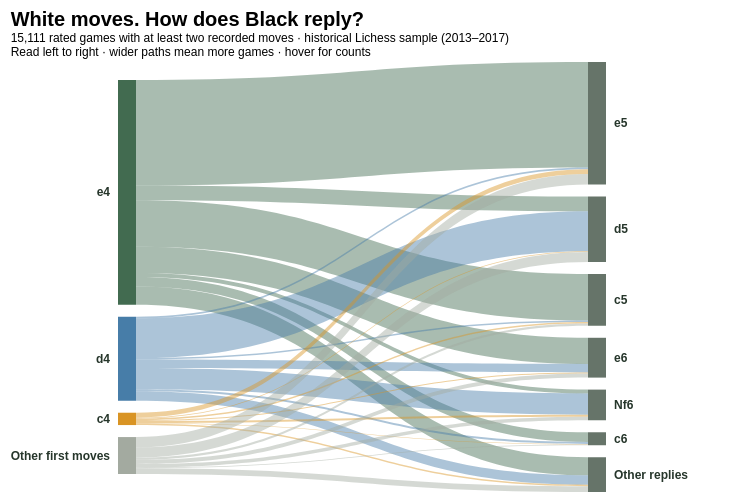

Express this chart as Vega-Lite.
### Vega specification from a JSON file in a GitHub repository (floating-point values rounded to 4 significant figures)
{"$schema": "https://vega.github.io/schema/vega/v5.json", "width": 720, "height": 430, "padding": 10, "title": {"text": "White moves. How does Black reply?", "subtitle": ["15,111 rated games with at least two recorded moves · historical Lichess sample (2013–2017)", "Read left to right · wider paths mean more games · hover for counts"], "anchor": "start", "fontSize": 20, "subtitleFontSize": 12}, "data": [{"name": "links", "values": [{"white": "e4", "black": "e5", "count": 4454, "share": 0.2948, "path": "M118,18.0 C344,18.0 344,0.0 570,0.0 L570,105.5212758917345 C344,105.5212758917345 344,123.5212758917345 118,123.5212758917345 Z"}, {"white": "e4", "black": "d5", "count": 624, "share": 0.04129, "path": "M118,123.5212758917345 C344,123.5212758917345 344,134.55535702468399 570,134.55535702468399 L570,149.33875984382237 C344,149.33875984382237 344,138.30467871087288 118,138.30467871087288 Z"}, {"white": "e4", "black": "c5", "count": 1963, "share": 0.1299, "path": "M118,138.30467871087288 C344,138.30467871087288 344,212.06194163192373 570,212.06194163192373 L570,258.5680630004632 C344,258.5680630004632 344,184.81080007941236 118,184.81080007941236 Z"}, {"white": "e4", "black": "e6", "count": 1107, "share": 0.07326, "path": "M118,184.81080007941236 C344,184.81080007941236 344,275.78016014823635 570,275.78016014823635 L570,302.00648534180397 C344,302.00648534180397 344,211.03712527297995 118,211.03712527297995 Z"}, {"white": "e4", "black": "Nf6", "count": 162, "share": 0.01072, "path": "M118,211.03712527297995 C344,211.03712527297995 344,327.6053206273575 570,327.6053206273575 L570,331.44331943617226 C344,331.44331943617226 344,214.87512408179472 118,214.87512408179472 Z"}, {"white": "e4", "black": "c6", "count": 411, "share": 0.0272, "path": "M118,214.87512408179472 C344,214.87512408179472 344,370.2619283965323 570,370.2619283965323 L570,379.9990735225994 C344,379.9990735225994 344,224.61226920786183 118,224.61226920786183 Z"}, {"white": "e4", "black": "Other replies", "count": 761, "share": 0.05036, "path": "M118,224.61226920786183 C344,224.61226920786183 344,395.2447885646218 570,395.2447885646218 L570,413.2739064257825 C344,413.2739064257825 344,242.64138706902258 118,242.64138706902258 Z"}, {"white": "d4", "black": "e5", "count": 70, "share": 0.004632, "path": "M118,254.64138706902256 C344,254.64138706902256 344,105.5212758917345 570,105.5212758917345 L570,107.17967043875323 C344,107.17967043875323 344,256.2997816160413 118,256.2997816160413 Z"}, {"white": "d4", "black": "d5", "count": 1680, "share": 0.1112, "path": "M118,256.2997816160413 C344,256.2997816160413 344,149.33875984382237 570,149.33875984382237 L570,189.14022897227184 C344,189.14022897227184 344,296.10125074449076 118,296.10125074449076 Z"}, {"white": "d4", "black": "c5", "count": 64, "share": 0.004235, "path": "M118,296.10125074449076 C344,296.10125074449076 344,258.5680630004632 570,258.5680630004632 L570,260.0843094434518 C344,260.0843094434518 344,297.61749718747933 118,297.61749718747933 Z"}, {"white": "d4", "black": "e6", "count": 357, "share": 0.02363, "path": "M118,297.61749718747933 C344,297.61749718747933 344,302.00648534180397 570,302.00648534180397 L570,310.46429753159947 C344,310.46429753159947 344,306.07530937727483 118,306.07530937727483 Z"}, {"white": "d4", "black": "Nf6", "count": 898, "share": 0.05943, "path": "M118,306.07530937727483 C344,306.07530937727483 344,331.44331943617226 570,331.44331943617226 L570,352.71815233935536 C344,352.71815233935536 344,327.35014228045793 118,327.35014228045793 Z"}, {"white": "d4", "black": "c6", "count": 83, "share": 0.005493, "path": "M118,327.35014228045793 C344,327.35014228045793 344,379.9990735225994 570,379.9990735225994 L570,381.9654556283502 C344,381.9654556283502 344,329.3165243862087 118,329.3165243862087 Z"}, {"white": "d4", "black": "Other replies", "count": 397, "share": 0.02627, "path": "M118,329.3165243862087 C344,329.3165243862087 344,413.2739064257825 570,413.2739064257825 L570,422.67937264244586 C344,422.67937264244586 344,338.72199060287204 118,338.72199060287204 Z"}, {"white": "c4", "black": "e5", "count": 206, "share": 0.01363, "path": "M118,350.7219906028721 C344,350.7219906028721 344,107.17967043875323 570,107.17967043875323 L570,112.06008867712264 C344,112.06008867712264 344,355.60240884124147 118,355.60240884124147 Z"}, {"white": "c4", "black": "d5", "count": 40, "share": 0.002647, "path": "M118,355.60240884124147 C344,355.60240884124147 344,189.14022897227184 570,189.14022897227184 L570,190.08788299913968 C344,190.08788299913968 344,356.5500628681093 118,356.5500628681093 Z"}, {"white": "c4", "black": "c5", "count": 60, "share": 0.003971, "path": "M118,356.5500628681093 C344,356.5500628681093 344,260.0843094434518 570,260.0843094434518 L570,261.5057904837536 C344,261.5057904837536 344,357.9715439084111 118,357.9715439084111 Z"}, {"white": "c4", "black": "e6", "count": 40, "share": 0.002647, "path": "M118,357.9715439084111 C344,357.9715439084111 344,310.46429753159947 570,310.46429753159947 L570,311.4119515584673 C344,311.4119515584673 344,358.91919793527893 118,358.91919793527893 Z"}, {"white": "c4", "black": "Nf6", "count": 87, "share": 0.005757, "path": "M118,358.91919793527893 C344,358.91919793527893 344,352.71815233935536 570,352.71815233935536 L570,354.7792998477929 C344,354.7792998477929 344,360.9803454437165 118,360.9803454437165 Z"}, {"white": "c4", "black": "c6", "count": 25, "share": 0.001654, "path": "M118,360.9803454437165 C344,360.9803454437165 344,381.9654556283502 570,381.9654556283502 L570,382.55773939514256 C344,382.55773939514256 344,361.57262921050886 118,361.57262921050886 Z"}, {"white": "c4", "black": "Other replies", "count": 63, "share": 0.004169, "path": "M118,361.57262921050886 C344,361.57262921050886 344,422.67937264244586 570,422.67937264244586 L570,424.17192773476273 C344,424.17192773476273 344,363.06518430282574 118,363.06518430282574 Z"}, {"white": "Other first moves", "black": "e5", "count": 443, "share": 0.02932, "path": "M118,375.0651843028258 C344,375.0651843028258 344,112.06008867712264 570,112.06008867712264 L570,122.55535702468401 C344,122.55535702468401 344,385.56045265038716 118,385.56045265038716 Z"}, {"white": "Other first moves", "black": "d5", "count": 421, "share": 0.02786, "path": "M118,385.56045265038716 C344,385.56045265038716 344,190.08788299913968 570,190.08788299913968 L570,200.06194163192373 C344,200.06194163192373 344,395.53451128317124 118,395.53451128317124 Z"}, {"white": "Other first moves", "black": "c5", "count": 96, "share": 0.006353, "path": "M118,395.53451128317124 C344,395.53451128317124 344,261.5057904837536 570,261.5057904837536 L570,263.7801601482364 C344,263.7801601482364 344,397.8088809476541 118,397.8088809476541 Z"}, {"white": "Other first moves", "black": "e6", "count": 177, "share": 0.01171, "path": "M118,397.8088809476541 C344,397.8088809476541 344,311.4119515584673 570,311.4119515584673 L570,315.6053206273575 C344,315.6053206273575 344,402.0022500165443 118,402.0022500165443 Z"}, {"white": "Other first moves", "black": "Nf6", "count": 147, "share": 0.009728, "path": "M118,402.0022500165443 C344,402.0022500165443 344,354.7792998477929 570,354.7792998477929 L570,358.26192839653226 C344,358.26192839653226 344,405.4848785652836 118,405.4848785652836 Z"}, {"white": "Other first moves", "black": "c6", "count": 29, "share": 0.001919, "path": "M118,405.4848785652836 C344,405.4848785652836 344,382.55773939514256 570,382.55773939514256 L570,383.24478856462173 C344,383.24478856462173 344,406.1719277347628 118,406.1719277347628 Z"}, {"white": "Other first moves", "black": "Other replies", "count": 246, "share": 0.01628, "path": "M118,406.1719277347628 C344,406.1719277347628 344,424.17192773476273 570,424.17192773476273 L570,430.0 C344,430.0 344,412.00000000000006 118,412.00000000000006 Z"}]}, {"name": "nodes", "values": [{"side": "White", "label": "e4", "count": 9482, "share": 0.6275, "x": 100, "x2": 118, "y": 18.0, "y2": 242.6, "middle": 130.3}, {"side": "White", "label": "d4", "count": 3549, "share": 0.2349, "x": 100, "x2": 118, "y": 254.6, "y2": 338.7, "middle": 296.7}, {"side": "White", "label": "c4", "count": 521, "share": 0.03448, "x": 100, "x2": 118, "y": 350.7, "y2": 363.1, "middle": 356.9}, {"side": "White", "label": "Other first moves", "count": 1559, "share": 0.1032, "x": 100, "x2": 118, "y": 375.1, "y2": 412.0, "middle": 393.5}, {"side": "Black", "label": "e5", "count": 5173, "share": 0.3423, "x": 570, "x2": 588, "y": 0.0, "y2": 122.6, "middle": 61.28}, {"side": "Black", "label": "d5", "count": 2765, "share": 0.183, "x": 570, "x2": 588, "y": 134.6, "y2": 200.1, "middle": 167.3}, {"side": "Black", "label": "c5", "count": 2183, "share": 0.1445, "x": 570, "x2": 588, "y": 212.1, "y2": 263.8, "middle": 237.9}, {"side": "Black", "label": "e6", "count": 1681, "share": 0.1112, "x": 570, "x2": 588, "y": 275.8, "y2": 315.6, "middle": 295.7}, {"side": "Black", "label": "Nf6", "count": 1294, "share": 0.08563, "x": 570, "x2": 588, "y": 327.6, "y2": 358.3, "middle": 342.9}, {"side": "Black", "label": "c6", "count": 548, "share": 0.03626, "x": 570, "x2": 588, "y": 370.3, "y2": 383.2, "middle": 376.8}, {"side": "Black", "label": "Other replies", "count": 1467, "share": 0.09708, "x": 570, "x2": 588, "y": 395.2, "y2": 430.0, "middle": 412.6}]}], "scales": [{"name": "color", "type": "ordinal", "domain": ["e4", "d4", "c4", "Other first moves"], "range": ["#426B50", "#477DA8", "#D99424", "#A3AAA0"]}], "marks": [{"type": "path", "from": {"data": "links"}, "encode": {"update": {"path": {"field": "path"}, "fill": {"scale": "color", "field": "white"}, "fillOpacity": {"value": 0.45}, "tooltip": {"signal": "{'White first move': datum.white, 'Black first reply': datum.black, 'Games': format(datum.count, ','), 'Share of sample': format(datum.share, '.1%')}"}}, "hover": {"fillOpacity": {"value": 0.9}}}}, {"type": "rect", "from": {"data": "nodes"}, "encode": {"update": {"x": {"field": "x"}, "x2": {"field": "x2"}, "y": {"field": "y"}, "y2": {"field": "y2"}, "fill": [{"test": "datum.side === 'White'", "scale": "color", "field": "label"}, {"value": "#667469"}], "tooltip": {"signal": "{'Player': datum.side, 'Move': datum.label, 'Games': format(datum.count, ','), 'Share': format(datum.share, '.1%')}"}}}}, {"type": "text", "interactive": false, "from": {"data": "nodes"}, "encode": {"update": {"x": {"signal": "datum.side === 'White' ? 92 : 596"}, "y": {"field": "middle"}, "align": {"signal": "datum.side === 'White' ? 'right' : 'left'"}, "baseline": {"value": "middle"}, "text": {"field": "label"}, "fontSize": {"value": 12}, "fontWeight": {"value": "bold"}, "fill": {"value": "#26362B"}}}}]}
